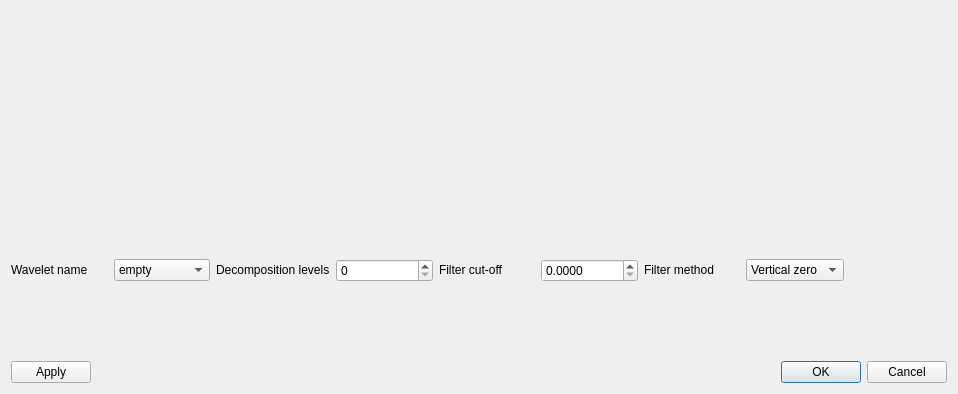
<?xml version="1.0" encoding="UTF-8"?>
<ui version="4.0">
 <class>WaveletRingCleanDlg</class>
 <widget class="QDialog" name="WaveletRingCleanDlg">
  <property name="geometry">
   <rect>
    <x>0</x>
    <y>0</y>
    <width>958</width>
    <height>394</height>
   </rect>
  </property>
  <property name="windowTitle">
   <string>Configure wavelet ring cleaning</string>
  </property>
  <layout class="QVBoxLayout" name="verticalLayout">
   <item>
    <widget class="QtAddons::CompareVolumeViewer" name="volumeviewer" native="true"/>
   </item>
   <item>
    <layout class="QHBoxLayout" name="horizontalLayout_2">
     <item>
      <widget class="QLabel" name="label_6">
       <property name="sizePolicy">
        <sizepolicy hsizetype="Preferred" vsizetype="Maximum">
         <horstretch>0</horstretch>
         <verstretch>0</verstretch>
        </sizepolicy>
       </property>
       <property name="text">
        <string>Wavelet name</string>
       </property>
      </widget>
     </item>
     <item>
      <widget class="QComboBox" name="combo_wavelets">
       <property name="toolTip">
        <string>Selects the wavelet base to use for the decomposition.</string>
       </property>
       <item>
        <property name="text">
         <string>empty</string>
        </property>
       </item>
      </widget>
     </item>
     <item>
      <widget class="QLabel" name="label_4">
       <property name="sizePolicy">
        <sizepolicy hsizetype="Preferred" vsizetype="Maximum">
         <horstretch>0</horstretch>
         <verstretch>0</verstretch>
        </sizepolicy>
       </property>
       <property name="text">
        <string>Decomposition levels</string>
       </property>
      </widget>
     </item>
     <item>
      <widget class="QSpinBox" name="entry_levels">
       <property name="toolTip">
        <string>Selects number of decomposition levels. This is usually a value between 2 and 5.</string>
       </property>
       <property name="maximum">
        <number>10</number>
       </property>
      </widget>
     </item>
     <item>
      <widget class="QLabel" name="label_5">
       <property name="sizePolicy">
        <sizepolicy hsizetype="Preferred" vsizetype="Maximum">
         <horstretch>0</horstretch>
         <verstretch>0</verstretch>
        </sizepolicy>
       </property>
       <property name="text">
        <string>Filter cut-off</string>
       </property>
      </widget>
     </item>
     <item>
      <widget class="QDoubleSpinBox" name="entry_cutoff">
       <property name="toolTip">
        <string>Cut-frequency for the high-pass filter, a higher value suppresses more details.</string>
       </property>
       <property name="decimals">
        <number>4</number>
       </property>
       <property name="maximum">
        <double>1.000000000000000</double>
       </property>
      </widget>
     </item>
     <item>
      <widget class="QLabel" name="label_7">
       <property name="sizePolicy">
        <sizepolicy hsizetype="Preferred" vsizetype="Maximum">
         <horstretch>0</horstretch>
         <verstretch>0</verstretch>
        </sizepolicy>
       </property>
       <property name="text">
        <string>Filter method</string>
       </property>
      </widget>
     </item>
     <item>
      <widget class="QComboBox" name="combo_filtertype">
       <property name="toolTip">
        <string>Filter type selection.</string>
       </property>
       <item>
        <property name="text">
         <string>Vertical zero</string>
        </property>
       </item>
       <item>
        <property name="text">
         <string>Vertical FFT</string>
        </property>
       </item>
      </widget>
     </item>
     <item>
      <widget class="QLabel" name="label_mse">
       <property name="text">
        <string/>
       </property>
      </widget>
     </item>
    </layout>
   </item>
   <item>
    <layout class="QHBoxLayout" name="horizontalLayout_3">
     <item>
      <widget class="QPushButton" name="button_apply">
       <property name="toolTip">
        <string>Tests the effect of the current settings.</string>
       </property>
       <property name="text">
        <string>Apply</string>
       </property>
      </widget>
     </item>
     <item>
      <widget class="QDialogButtonBox" name="buttonBox">
       <property name="orientation">
        <enum>Qt::Horizontal</enum>
       </property>
       <property name="standardButtons">
        <set>QDialogButtonBox::Cancel|QDialogButtonBox::Ok</set>
       </property>
      </widget>
     </item>
    </layout>
   </item>
  </layout>
 </widget>
 <customwidgets>
  <customwidget>
   <class>QtAddons::CompareVolumeViewer</class>
   <extends>QWidget</extends>
   <header location="global">comparevolumeviewer.h</header>
   <container>1</container>
  </customwidget>
 </customwidgets>
 <resources/>
 <connections>
  <connection>
   <sender>buttonBox</sender>
   <signal>accepted()</signal>
   <receiver>WaveletRingCleanDlg</receiver>
   <slot>accept()</slot>
   <hints>
    <hint type="sourcelabel">
     <x>248</x>
     <y>254</y>
    </hint>
    <hint type="destinationlabel">
     <x>157</x>
     <y>274</y>
    </hint>
   </hints>
  </connection>
  <connection>
   <sender>buttonBox</sender>
   <signal>rejected()</signal>
   <receiver>WaveletRingCleanDlg</receiver>
   <slot>reject()</slot>
   <hints>
    <hint type="sourcelabel">
     <x>316</x>
     <y>260</y>
    </hint>
    <hint type="destinationlabel">
     <x>286</x>
     <y>274</y>
    </hint>
   </hints>
  </connection>
 </connections>
</ui>
